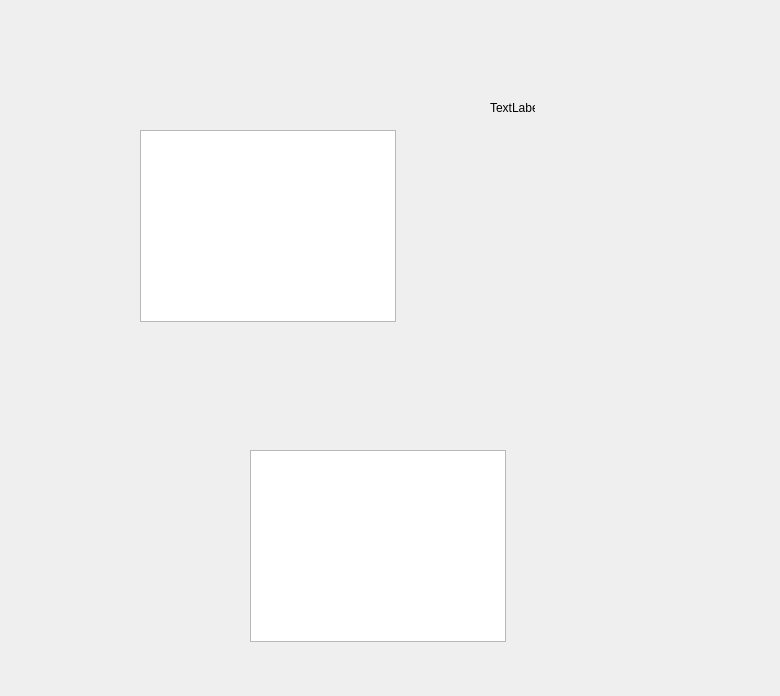
<?xml version="1.0" encoding="UTF-8"?>
<ui version="4.0">
 <class>StudentProsmotr</class>
 <widget class="QFrame" name="StudentProsmotr">
  <property name="geometry">
   <rect>
    <x>0</x>
    <y>0</y>
    <width>780</width>
    <height>696</height>
   </rect>
  </property>
  <property name="windowTitle">
   <string>Frame</string>
  </property>
  <widget class="QTableWidget" name="studentWidget">
   <property name="geometry">
    <rect>
     <x>140</x>
     <y>130</y>
     <width>256</width>
     <height>192</height>
    </rect>
   </property>
  </widget>
  <widget class="QListWidget" name="studentlistWidget">
   <property name="geometry">
    <rect>
     <x>250</x>
     <y>450</y>
     <width>256</width>
     <height>192</height>
    </rect>
   </property>
  </widget>
  <widget class="QLabel" name="studentListLabel">
   <property name="geometry">
    <rect>
     <x>490</x>
     <y>100</y>
     <width>45</width>
     <height>15</height>
    </rect>
   </property>
   <property name="text">
    <string>TextLabel</string>
   </property>
  </widget>
 </widget>
 <resources/>
 <connections/>
</ui>
